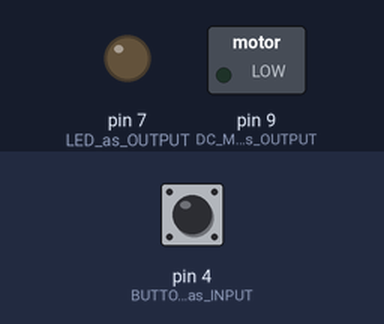
The sketch below on a simulated Arduino Uno, built with avr-gcc and run on an emulated ATmega328P. On the bench: switched loads named in the sketch (green lamp = pin HIGH), output pins drawn as LEDs (lit = HIGH). The test bench sets the inputs (shaded band); at power-on: pin 4 (BUTTON_as_INPUT) HIGH.

Above: at 1.2 s.
1.3 s: pin 4 (BUTTON_as_INPUT) pulled LOW for 0.15 s
At 2.3 s:
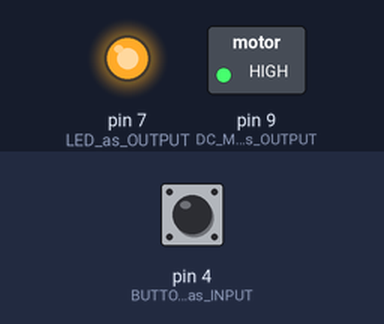
2.9 s: pin 4 (BUTTON_as_INPUT) pulled LOW for 1 s
At 3.5 s:
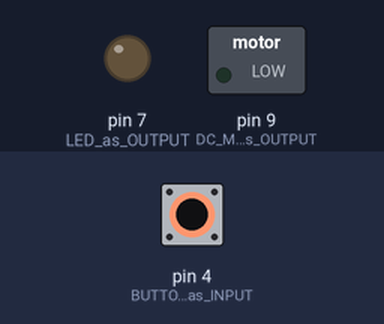
5.4 s: pin 4 (BUTTON_as_INPUT) pulled LOW for 3.2 s
At 6.6 s:
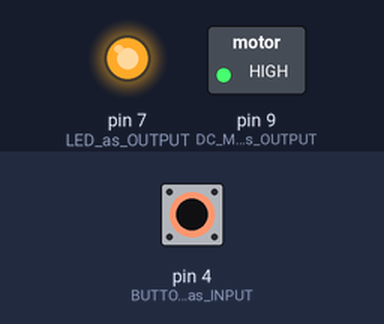
Timing chart, 0 to 8.4 s (numbered marks = the images above; inputs shaded):
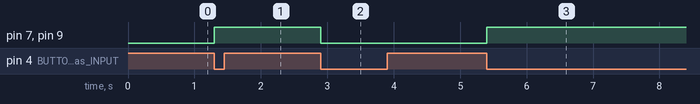

Measured:
- after the input at 1.3 s, pin 7 (LED_as_OUTPUT), pin 9 (DC_MOTOR_as_OUTPUT): LOW → HIGH at once
- after the input at 2.9 s, pin 7 (LED_as_OUTPUT), pin 9 (DC_MOTOR_as_OUTPUT): HIGH → LOW at once
- after the input at 5.4 s, pin 7 (LED_as_OUTPUT), pin 9 (DC_MOTOR_as_OUTPUT): LOW → HIGH at once

The sketch:

dc_motor_fan_with_led.ino
```cpp
int button = 0;// variable for the button

int antState = 0;// variable for the anterior state of the button

int buttonOff = 0;// 0 = dc motor ON, 1 = dc motor OFF

void setup() {

  pinMode(4,INPUT);// BUTTON as INPUT

  pinMode(9,OUTPUT);// DC MOTOR as OUTPUT

  pinMode(7, OUTPUT);// LED as OUTPUT
}

void loop() {
  int button = digitalRead(4);// reading the state of the button

  if((button == LOW) && (antState == HIGH)){

    buttonOff = 1 - buttonOff;

  }

  antState = button;// reads the actual value

  if(buttonOff == 1){

    digitalWrite(9,HIGH);
    digitalWrite(7, HIGH);
  }

  else {

    digitalWrite(9, LOW);
    digitalWrite(7, LOW);
  }

}
```
